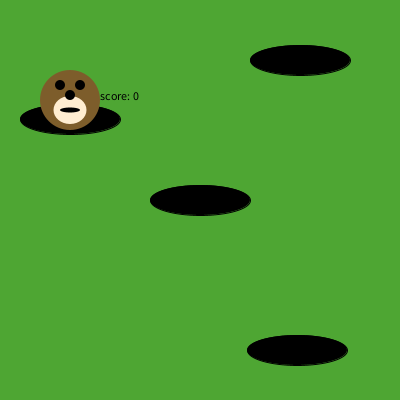
Frame 1 (no input)
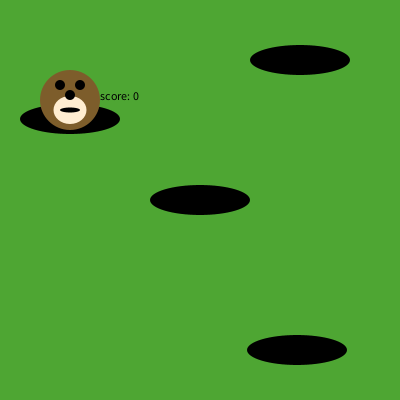
Frame 60 (the mouse pressed at the canvas centre just before this capture)
Frame 120 (the mouse held since frame 60 and released just before this capture): identical to frame 60, image omitted

The Processing sketch that drew these frames (run headless with seeded random() and noise(); from frame 60 on, the mouse is pressed at the canvas centre):

// Processing sketch: whackAmole
// ── whackAmole.pde
int X = 70;
int Y = 100;
int hole = 0;
void draw() {
   drawBack();
 text("score: "+hole ,100,100); 
   if(hole==0){
     drawMole(X,Y);
   }else if(hole==1){
      drawMole(290,40);
     
   }else if(hole==2){
   drawMole(200,175);
   }else if(hole==3){
   drawMole(290,320);
   }
 
  /* Use the method below to put moles in the holes. */


if(mousePressed){
  
//  drawMole(70,100);
  //drawMole(290,40);
//drawMole(200,175);
//drawMole(290,320);
}
  
}

void mouseClicked(){
 hole++;
  
  
}

void drawMole(int moleX, int moleY) {
  noStroke();
  fill(125, 93, 43);
  ellipse(moleX, moleY, 60, 60); // face
  fill(255, 237, 209);
  ellipse(moleX, moleY+10, 33, 28); 
  fill(0, 0, 0);
  ellipse(moleX-10, moleY-15, 10, 10); // eyes
  ellipse(moleX+10, moleY-15, 10, 10);
  ellipse(moleX, moleY-5, 10, 10); // nose
  ellipse(moleX, moleY+10, 20, 5); // mouth
}

void setup() {
  size(400, 400);
 
}

void drawBack(){
  background(78, 166, 51); // green grass
  fill(0, 0, 0);
  ellipse(200, 200, 100, 30); // holes!
  ellipse(70, 119, 100, 30);
  ellipse(300, 60, 100, 30);
  ellipse(297, 350, 100, 30);
}
